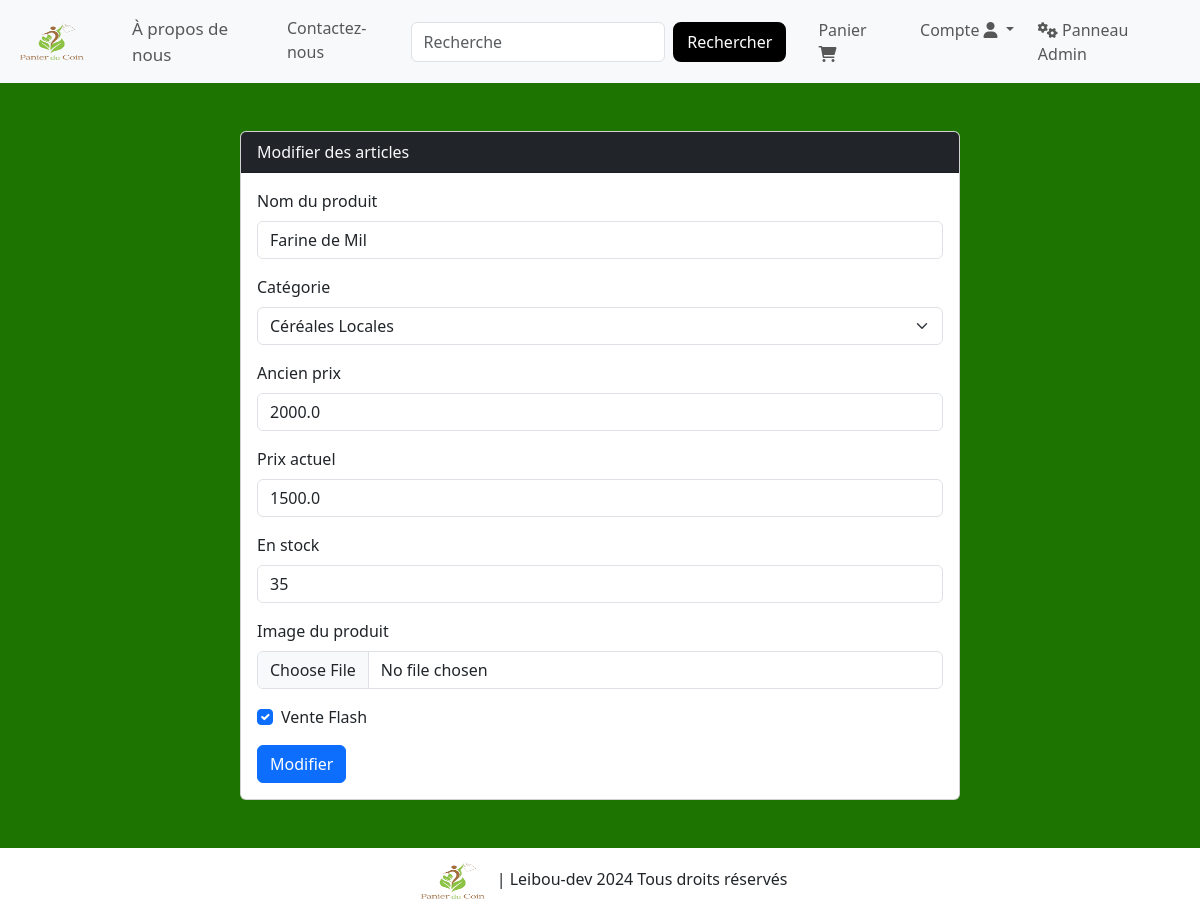
Page /update-item/1 (signed in) on the committed database.
### website/models.py (models this page shows, shortened)
class Product(db.Model):
    id = db.Column(db.Integer, primary_key=True)
    product_name = db.Column(db.String(100), nullable=False)
    current_price = db.Column(db.Float, nullable=False)
    previous_price = db.Column(db.Float, nullable=False)
    in_stock = db.Column(db.Integer, nullable=False)
    product_picture = db.Column(db.String(1000), nullable=False)
    flash_sale = db.Column(db.Boolean, default=False)
    date_added = db.Column(db.DateTime, default=datetime.utcnow)
    categories = db.relationship('Category', secondary=product_category, backref=db.backref('products', lazy='dynamic'))
    carts = db.relationship('Cart', backref=db.backref('product', lazy=True))
    orders = db.relationship('OneOrder', backref=db.backref('product', lazy=True))

### website/admin.py (the view, shortened to what this page needs)
@admin.route('/update-item/<int:item_id>', methods=['GET', 'POST'])
@login_required
def update_item(item_id):
    if current_user.id not in [5, 6]:
        return render_template('404.html')
    item_to_update = Product.query.get_or_404(item_id)
    form = ShopItemsForm(obj=item_to_update)
    categories = Category.query.all()
    category_choices = [(category.id, category.name) for category in categories]
    form.category.choices = category_choices
    return render_template('update_item.html', form=form)

### website/forms.py
class ShopItemsForm(FlaskForm):
    product_name = StringField('Nom du produit', validators=[DataRequired()])
    category = SelectField('Catégorie', coerce=int, validators=[DataRequired()])
    current_price = FloatField('Prix actuel', validators=[DataRequired()])
    previous_price = FloatField('Ancien Prix', validators=[DataRequired()])
    in_stock = IntegerField('Quantité', validators=[DataRequired(), NumberRange(min=0)])
    product_picture = FileField('Photo du produit',validators=[FileRequired()])
    flash_sale = BooleanField('Vente flash')
    add_product = SubmitField('Ajouter le produit')
    update_product = SubmitField('Mise à jour')

### website/templates/update_item.html (shortened to what this page needs)
{% extends 'base.html' %}
{% block body %}
<div class="container mt-5">
    <div class="row justify-content-center">
        <div class="col-md-8">
            <div class="card">
                <div class="card-header bg-dark text-light">
                   Modifier des articles
                </div>
                <div class="card-body">
                    <form action="" method="POST" enctype="multipart/form-data">
                        <div class="mb-3">
                            <label for="product_name" class="form-label">Nom du produit</label>
                            {{ form.product_name(class="form-control") }}
                        </div>
                        <div class="mb-3">
                            <label for="category" class="form-label">Catégorie</label>
                            {{ form.category(class="form-select", id="category") }}
                        </div>
                        <div class="mb-3">
                            <label for="previous_price" class="form-label">Ancien prix</label>
                            {{ form.previous_price(class="form-control") }}
                        </div>
                        <div class="mb-3">
                            <label for="current_price" class="form-label">Prix actuel</label>
                            {{ form.current_price(class="form-control") }}
                        </div>
                        <div class="mb-3">
                            <label for="in_stock" class="form-label">En stock</label>
                            {{ form.in_stock(class="form-control") }}
                        </div>
                        <div class="mb-3">
                            <label for="product_picture" class="form-label">Image du produit</label>
                            {{ form.product_picture(class="form-control") }}
                        </div>
                        <div class="mb-3 form-check">
                            {{ form.flash_sale(class="form-check-input", id="flash_sale") }}
                            <label class="form-check-label" for="flash_sale">Vente Flash</label>
                        </div>
                        <button type="submit" class="btn btn-primary">Modifier</button>
                    </form>
                </div>
            </div>
        </div>
    </div>
</div>
{% endblock %}

### rows in the picture
Product: product_name "Farine de Mil", previous_price "2000.0", current_price "1500.0", in_stock "35", flash_sale "☑"
